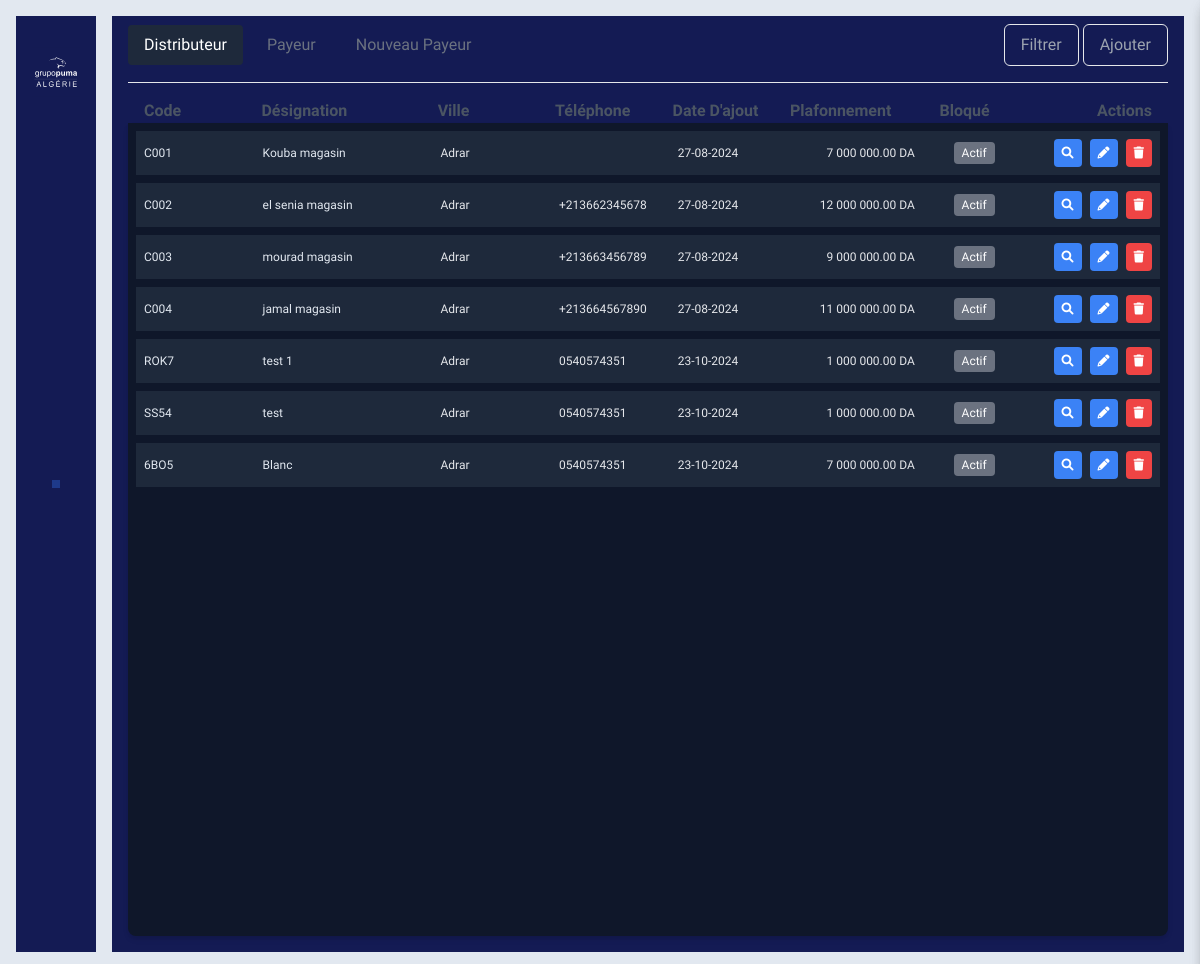
/distributeur/ (signed in), run on an earlier commit of the app's database.
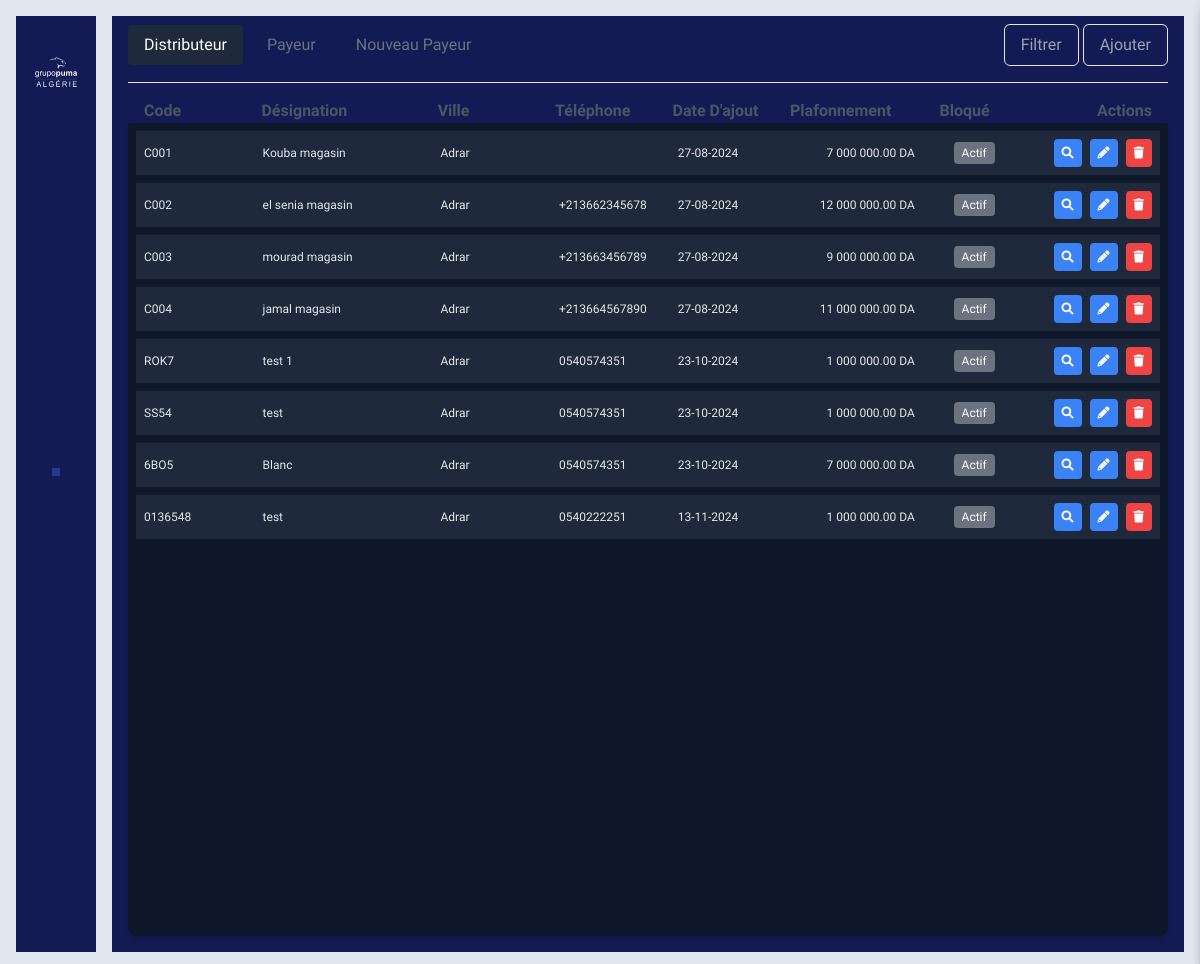
And on a later commit of the database.
### Distributeur/models.py (models this page shows, shortened)
class Distributeur(models.Model):
    id = models.AutoField(primary_key=True)
    user = models.ForeignKey(CustomUser, on_delete=models.CASCADE, unique=True)
    code = models.CharField(max_length=100, default='0000000', blank=True, null=True)
    designation = models.CharField(max_length=100, blank=True, null=True)
    ville = models.ForeignKey(Ville, on_delete=models.CASCADE, blank=True, null=True)
    adresse = models.CharField(max_length=255, blank=True, null=True)
    nif = models.CharField(max_length=20, blank=True, null=True)
    nis = models.CharField(max_length=20, blank=True, null=True)
    art = models.CharField(max_length=20, blank=True, null=True)
    rc = models.CharField(max_length=20, blank=True, null=True)
    plafonnement = models.FloatField(default=1000000, blank=True, null=True)
    bloquer = models.BooleanField(default=False)
    echeance_jour = models.IntegerField(default=0, blank=True, null=True)
    ristourn_a = models.FloatField(default=0)
    ristourn_na = models.FloatField(default=0)
    objectif_a = models.FloatField(default=0)
    objectif_m = models.FloatField(default=0)

### Session/models.py (models this page shows, shortened)
class CustomUser(AbstractUser):
    type = models.CharField(max_length=32, choices=Typeprofile, default='Agent')
    ville = models.ForeignKey(Ville, on_delete=models.CASCADE, null=True, blank=True)
    region = models.CharField(max_length=6, choices=Typeregion, default='EST', blank=True, null=True)
    telephone = models.CharField(max_length=80, blank=True)
    responsable = models.ForeignKey('self', on_delete=models.CASCADE, null=True, blank=True)
    photo = models.ImageField(upload_to="Profile/", null=True, blank=True)
    def nom(self):
        return self.last_name+' '+self.first_name

class Ville(models.Model):
    id = models.AutoField(primary_key=True)
    designation = models.CharField(max_length=80)
    region = models.CharField(max_length=6, choices=Typeregion, default='EST', blank=True, null=True)
    def __str__(self):
        return self.designation

### Distributeur/views.py (the view)
# urls.py: path('', DistribView, name='distributeur'),
@login_required
def DistribView(request):
    listmodules  = list(
        set(request.user.user_permissions.values_list('content_type_id', flat=True))
    )
    if (10 in listmodules):
        listeauth = list(
            set(
                Permission.objects.filter(user=request.user, content_type=10).values_list('id', flat=True)
            )
        )
        dist_list = Distributeur.objects.all()
        ville_list = Ville.objects.all()
        users_select = CustomUser.objects.filter(
            Q(type="Agent", is_active=True) |
            Q(type='Admin', is_active=True)
        ).order_by('id')
        return render(request, "Pumal/Distributeur.html",
                      {
                          'dist_list': dist_list,
                          'ville_list': ville_list,
                          'users_select': users_select,
                          'listeauth': listeauth,
                          "listmodules": listmodules
                      })
    else:
        return render(request,"access.html", {"listmodules": listmodules})

### PumaDist/templatetags/mes_tags.py (called while the page is built)
def floate_redefined(value):
    try:
        c ='%.2f' %float(value)
        a = str(c).split(".")
        b = intcomma(int(a[0])).replace(',', ' ')
        d = str(b)+'.'+str(a[1])
        return d
    except Exception:
        pass

### templates/Pumal/Distributeur.html (shortened to what this page needs)
{% extends "baseNew.html" %}
{% load mes_tags %}
{% load static %}
{% block content %}
    <div class="w-full h-full backprimer px-4 pb-4 flex flex-col">
        <div class="flex justify-between items-center pt-4 mb-4" style="margin-top: -8px">
            <div class="flex gap-2">
                <div>
                    <a href="{% url 'distributeur' %}"
                       class="block px-4 py-2 actualprimer rounded">Distributeur</a>
                </div>
                <div>
                    <a href="{% url 'payeur' %}" class="block px-4 py-2 hoverprimer rounded">Payeur</a>
                </div>
                <div>
                    <a href="{% url 'payeurdraft' %}" class="block px-4 py-2 hoverprimer rounded">Nouveau Payeur</a>
                </div>
            </div>
            <div>
                <button id="filterButton" class="btn capitalize backprimer px-4 py-2 border border-slate-300 text-gray-400
                    hover:bg-blue-900 hover:border-slate-400 rounded-md">Filtrer
                </button>
                {% if 37 in listeauth %}
                    <button id="addButton" class="btn capitalize backprimer px-4 py-2 border border-slate-300 text-gray-400
                        hover:bg-blue-900 hover:border-slate-400 rounded-md">Ajouter
                    </button>
                {% else %}
                    <button class="btn capitalize bg-gray-500 text-white px-4 py-2 border rounded-md cursor-not-allowed">
                        Ajouter
                    </button>
                {% endif %}
            </div>
        </div>
        <hr/>
        <div class="pt-4">
            <div class="flex items-center justify-between text-gray-600 font-semibold px-4">
                <div class="w-1/6 capitalize">Code</div>
                <div class="w-1/4 capitalize">Désignation</div>
                <div class="w-1/6 capitalize">Ville</div>
                <div class="w-1/6 capitalize">Téléphone</div>
                <div class="w-1/6 capitalize">Date d'ajout</div>
                <div class="w-1/6 capitalize">Plafonnement</div>
                <div class="w-1/6 capitalize pl-8">Bloqué</div>
                <div class="w-1/6 capitalize text-right">Actions</div>
            </div>
        </div>
        <div class="flex-grow shadow-md rounded-b-lg backslateprime p-2 overflow-y-auto">
            {% for elem in dist_list %}
                <div class="flex items-center justify-between p-2 backslateslite flex-none mb-2 defaultval">
                    <div class="w-1/6 textslate">{{ elem.code }}</div>
                    <div class="w-1/4 textslate">{{ elem.designation }}</div>
                    <div class="w-1/6">{{ elem.user.ville }}</div>
                    <div class="w-1/6">{{ elem.user.telephone }}</div>
                    <div class="w-1/6">{{ elem.user.date_joined|date:'d-m-Y' }}</div>
                    <div class="w-1/6 text-right">{{ elem.plafonnement|floate_redefined }} DA</div>
                    <div class="w-1/6 text-center">
                    <span class="bg-gray-500 text-white text-xs px-2 py-1 rounded">{% if elem.bloque %}
                        Bloqué {% else %} Actif {% endif %}</span>
                    </div>
                    <div class="flex space-x-2 w-1/6 justify-end">
                        {% if 40 in listeauth %}
                            <button id="viewButton" class="viewButton bg-blue-500 text-white p-2 rounded viewelem_{{ elem.id }}"
                                    onclick="newdatauserview({{ elem.id }})">
                                <i class="fas fa-search"></i>
                            </button>
                        {% else %}
                            <button class="cursor-not-allowed bg-gray-500 text-white p-2 rounded">
                                <i class="fas fa-search"></i>
                            </button>
                        {% endif %}
                        {% if 38 in listeauth %}
                            <button id="editButton" class="editButton bg-blue-500 text-white p-2 rounded"
                                    onclick="newdatauser({{ elem.id }}, '{{ elem.user.first_name|escapejs }}', '{{ elem.user.last_name|escapejs }}',
                                            '{{ elem.user.email|escapejs }}', '{{ elem.user.telephone|escapejs }}', '{{ elem.user.responsable|escapejs }}',
                                            '{{ elem.code|escapejs }}',  '{{ elem.bloquer }}', '{{ elem.designation|escapejs }}', {{ elem.user.ville.id }},
                                            '{{ elem.adresse|escapejs }}', '{{ elem.nif|escapejs }}', '{{ elem.nis|escapejs }}', '{{ elem.art|escapejs }}',
                                            '{{ elem.rc|escapejs }}', {{ elem.plafonnement }}, {{ elem.echeance_jour }}, {{ elem.ristourn_a }}
                                            ,{{ elem.ristourn_na }}, {{ elem.objectif_a }}, {{ elem.objectif_m }}, '{{ elem.user.is_active }}',
                                            '{{ elem.user.username }}', {{ elem.user.id }})">
                                <i class="fas fa-pencil-alt"></i>
                            </button>
                        {% else %}
                            <button class="cursor-not-allowed bg-gray-500 text-white p-2 rounded">
                                <i class="fas fa-pencil-alt"></i>
                            </button>
                        {% endif %}
                        {% if 39 in listeauth %}
                            <button class="bg-red-500 text-white p-2 rounded delete-btn"
                                    data-identifiant="{{ elem.id }}"><i class="fas fa-trash"></i></button>
                        {% else %}
                            <button class="cursor-not-allowed bg-gray-500 text-white p-2 rounded"><i
                                    class="fas fa-trash"></i></button>
                        {% endif %}
                    </div>
                </div>
            {% endfor %}
        </div>
    </div>
{% endblock %}

### templates/baseNew.html (shortened to what this page needs)
{% load static %}
<!DOCTYPE html>
<html lang="en">
<head>
    <link rel="stylesheet" href="https://unicons.iconscout.com/release/v4.0.0/css/line.css">
    <link href="https://cdn.jsdelivr.net/npm/tailwindcss@2.2.19/dist/tailwind.min.css" rel="stylesheet">
    <link rel="stylesheet" href="https://cdnjs.cloudflare.com/ajax/libs/font-awesome/6.0.0-beta3/css/all.min.css">
    <link rel="stylesheet" href="{% static 'css/style.css' %}">
    <link href="https://cdn.jsdelivr.net/npm/tom-select@2.1.0/dist/css/tom-select.css" rel="stylesheet">
</head>
<body class="w-full h-screen backslate p-4 flex flex-col-reverse lg:flex-row gap-4 relative text-gray-500">
<nav class="w-full h-20 lg:w-20 lg:h-full sticky bottom-0 flex-none p-4 z-10 overflow-hidden backprimer">
    <div class="w-full h-full flex flex-col gap-8">
        <a href="">
            <img src="{% static 'images\puma logo.svg' %}" class="w-20 h-20" alt="">
        </a>
        <div class="w-full h-full flex backprimer flex-col items-center justify-center gap-4">
            <a href="{% url 'dashboard' %}"
               class="btn btn-square hover:bg-blue-900 {% if request.path == '/dashboard/' %}bg-blue-900{% endif %} border-none flex items-center justify-center p-1 tooltip tooltip-right capitalize"
               data-tip="dashboard">
            </a>
            {% if request.user.type != "Distributeur" %}
                <a id="userslistlink" href="{% url 'users' %}"
                   class="btn btn-square hover:bg-blue-900 {% if request.path == '/users/' %}bg-blue-900{% endif %} border-none flex items-center justify-center p-1 tooltip tooltip-right capitalize"
                   data-tip="Utilisateurs">
                </a>
                <a id="distlistlink" href="{% url 'distributeur' %}"
                   class="btn btn-square hover:bg-blue-900 {% if request.path == '/distributeur/' %}bg-blue-900
                    {% elif request.path == '/distributeur/payeur' %}bg-blue-900
                    {% elif request.path == '/distributeur/payeurdraft' %}bg-blue-900
                    {% endif %} border-none flex items-center justify-center p-1 tooltip tooltip-right capitalize"
                   data-tip="Utilisateurs">
                </a>
                <a id="prodlistlink" href="{% url 'produit' %}"
                   class="btn btn-square hover:bg-blue-900 {% if request.path == '/produit/' %}bg-blue-900{% endif %} border-none flex items-center justify-center p-1 tooltip tooltip-right capitalize"
                   data-tip="Utilisateurs">
                </a>
            {% endif %}
            <a id="cmdlistlink" href="{% url 'commande' %}"
               class="btn btn-square hover:bg-blue-900  border-none flex items-center justify-center p-1 tooltip tooltip-right capitalize"
               data-tip="Utilisateurs">
            </a>
            <a id="enclistlink" href="{% url 'encaissement' %}"
               class="btn btn-square hover:bg-blue-900  border-none flex items-center justify-center p-1 tooltip tooltip-right capitalize"
               data-tip="créances">
            </a>
            <a id="formslistlink" href="{% url 'formation' %}"
               class="btn btn-square hover:bg-blue-900  border-none flex items-center justify-center p-1 tooltip tooltip-right capitalize"
               data-tip="formation">
            </a>
        </div>
        <div class="w-full hidden lg:flex flex-col gap-4">
            <a href="/profile/"
               class="btn btn-square hover:bg-blue-900 backprimer border-none {% if request.path == '/produit/' %}bg-blue-900{% endif %} flex items-center justify-center p-1 capitalize ">
            </a>
            <label tabindex="0" id="notif-bell"
                   class="btn btn-square backprimer hover:bg-blue-900 border-none flex items-center justify-center p-1 relative cursor-pointer">
            </label>
            <label for="my-modal"
                   class="btn btn-square  backprimer hover:bg-blue-900 border-none flex items-center justify-center p-1">
            </label>
        </div>
    </div>
</nav>
<div class="w-full h-full overflow-hidden flex gap-4">
    {% block content %}{% endblock %}
</div>
</body>
</html>

What changed in the data, as far as the page shows it:
added Distributeur: code "0136548", designation "test", user.ville "Adrar", user.telephone "0540222251", user.date_joined "13-11-2024", plafonnement "1 000 000.00"
